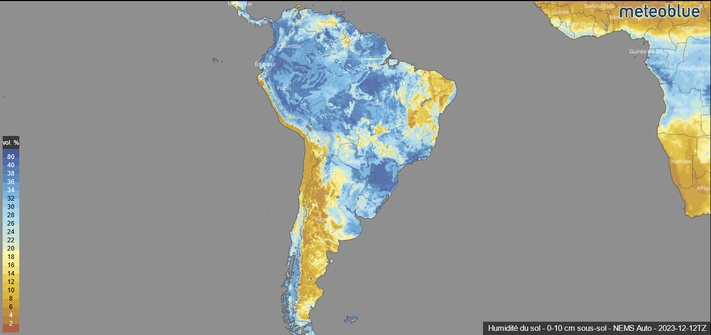
#> input picture data/12-12-23/humidite-sol.jpg, 711 x 335 px, shrunk from 1366 x 643 before the run
$ python main.py
#> lines starting #> are read from the running program, lines starting #| are printed output that depends on the picture; after the words box and inside, x2 and y2 are one past the last pixel; in counts of white or black regions, pixels touching at a corner belong together
#> further down, img_humidite_sol is the input picture: shape (335, 711, 3); mean B, G, R 146.5, 149.8, 147.1
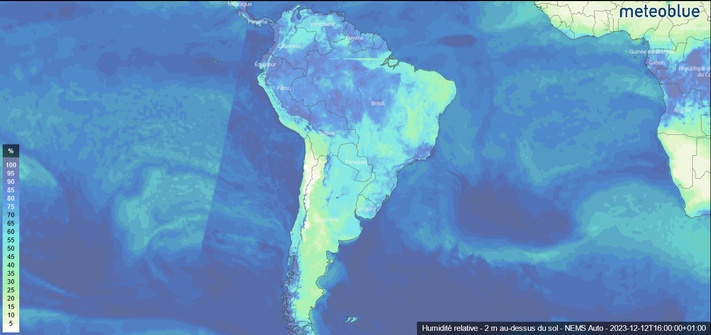
#> input picture data/12-12-23/humidite-relative.jpg, 711 x 335 px, shrunk from 1366 x 643 before the run
#> further down, img_humidite_relative is the input picture: shape (335, 711, 3); mean B, G, R 190.9, 146.4, 96.1
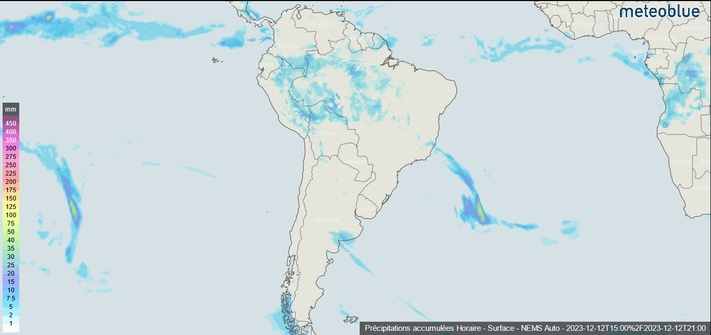
#> input picture data/12-12-23/precipitation.jpg, 711 x 335 px, shrunk from 1366 x 643 before the run
#> further down, img_precipitation is the input picture: shape (335, 711, 3); mean B, G, R 222.4, 219.3, 205.6
### humidite_sol.py
import numpy as np
import cv2

def mask(img):
    ''' Function humidite_sol.mask.

    Detects regions of a picture whose humidity rate is less than 20%.

    Parameters:
        img (array_of_int): Picture from where low humidity rates are extracted.

    Returns:
        OutputArray (array_of_int): Mask of low humidity rates.
    '''
    # Variables declaration
    img_hsv = cv2.cvtColor(img, cv2.COLOR_BGR2HSV)
#> img_hsv: shape (335, 711, 3); mean H, S, V 19.3, 21.4, 155.4
    h_pourcent_max_humidite = 85
    # Colo range of humidity between 0% and 20%
    lower_humidity = (5, 40, 40)
    upper_humidity = (h_pourcent_max_humidite, 255, 255)
    # Mask (to select colors)
    mask = cv2.inRange(img_hsv, lower_humidity, upper_humidity)
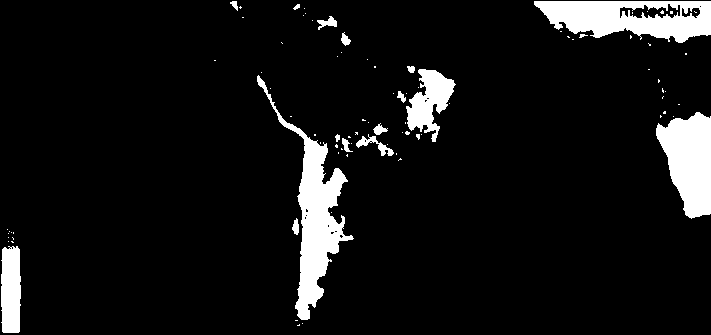
#> mask: shape (335, 711); 8% white; 88 white regions (71 under 20 px), largest, box (x1, y1, x2, y2) and area: (257, 75, 354, 320) 5542, (534, 1, 711, 43) 4931, (656, 112, 711, 219) 4026
    # Opening (to reduce noise)
    kernel = np.ones((3, 3), np.uint8)   # structural element
    opening = cv2.morphologyEx(mask, cv2.MORPH_OPEN, kernel)
#> opening: shape (335, 711); 7.8% white; 29 white regions (8 under 20 px), largest, box (x1, y1, x2, y2) and area: (277, 113, 353, 320) 5348, (534, 1, 711, 43) 4818, (656, 112, 711, 218) 4018
    return opening

# [12 lines left out: function test, not called in this run]

# [2 lines that do not run on import are left out]

### humidite_relative.py
import numpy as np
import cv2

def mask(img):
    ''' Function humidite_relative.mask.

    Detects regions of a picture whose relative humidity rate is less than 50%.

    Parameters:
        img (array_of_int): Picture from where low relative humidity rates are extracted.

    Returns:
        OutputArray (array_of_int): Mask of low relative humidity rates.
    '''
    # Variables declaration
    img_hsv = cv2.cvtColor(img, cv2.COLOR_BGR2HSV)
#> img_hsv: shape (335, 711, 3); mean H, S, V 102, 130.7, 194.1
    h_pourcent_max_relat_humidite = 90
    # Color range of relative humidity between 0% and 50%
    lower_relat_humidity = (0, 0, 0)
    upper_relat_humidity = (h_pourcent_max_relat_humidite, 255, 255)
    # Mask (to select colors)
    mask = cv2.inRange(img_hsv, lower_relat_humidity, upper_relat_humidity)
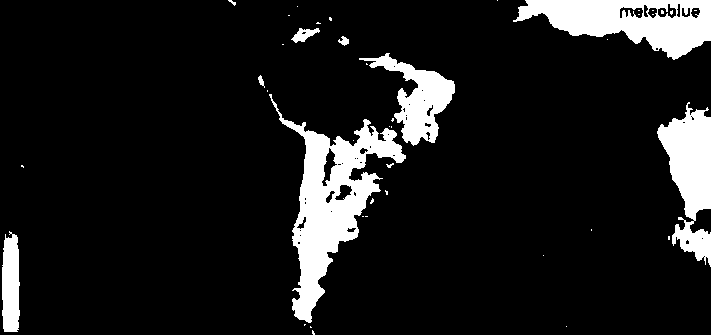
#> mask: shape (335, 711); 11% white; 42 white regions (32 under 20 px), largest, box (x1, y1, x2, y2) and area: (269, 94, 406, 323) 9385, (513, 0, 711, 60) 6556, (657, 102, 711, 267) 4894
    # Opening (to reduce noise)
    kernel = np.ones((3, 3), np.uint8)   # structural element
    opening = cv2.morphologyEx(mask, cv2.MORPH_OPEN, kernel)
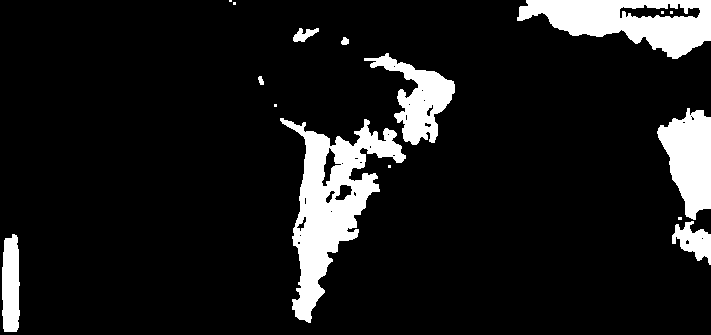
#> opening: shape (335, 711); 10.7% white; 16 white regions (7 under 20 px), largest, box (x1, y1, x2, y2) and area: (280, 118, 406, 323) 9218, (517, 0, 711, 59) 6423, (657, 108, 711, 220) 3903
    return opening

# [12 lines left out: function test, not called in this run]

# [2 lines that do not run on import are left out]

### precipitation.py
import numpy as np
import cv2

def mask(img):
    ''' Function precipitation.mask.

    Detects regions of a picture whose precipitation rate is less than 1mm.

    Parameters:
        img (array_of_int): Picture from where low precipitation rates (< 1mm) are extracted.

    Returns:
        OutputArray (array_of_int): Mask of low precipitation rates.
    '''
    # Variables declaration
    img_hsv= cv2.cvtColor(img, cv2.COLOR_BGR2HSV)
#> img_hsv: shape (335, 711, 3); mean H, S, V 88.4, 24.3, 224.4
    # Color range of precipitation
    lower_prec = (0, 0, 220)
    upper_prec = (50, 50, 255)
    # Mask (to select colors)
    mask = cv2.inRange(img_hsv, lower_prec, upper_prec)
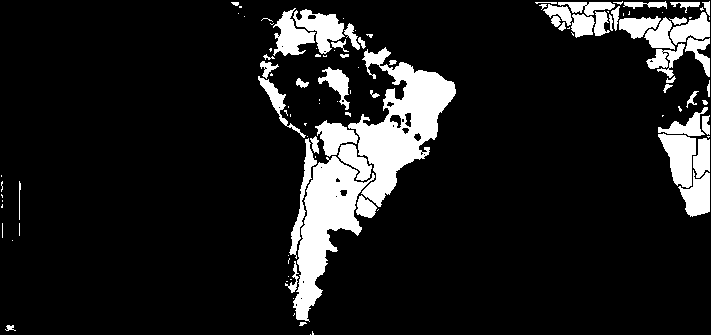
#> mask: shape (335, 711); 11.7% white; 111 white regions (57 under 20 px), largest, box (x1, y1, x2, y2) and area: (348, 47, 456, 207) 6946, (293, 156, 375, 322) 5462, (658, 133, 696, 188) 1284
    # Opening (to reduce noise)
    kernel = np.ones((3, 3), np.uint8)   # structural element
    opening = cv2.morphologyEx(mask, cv2.MORPH_OPEN, kernel)
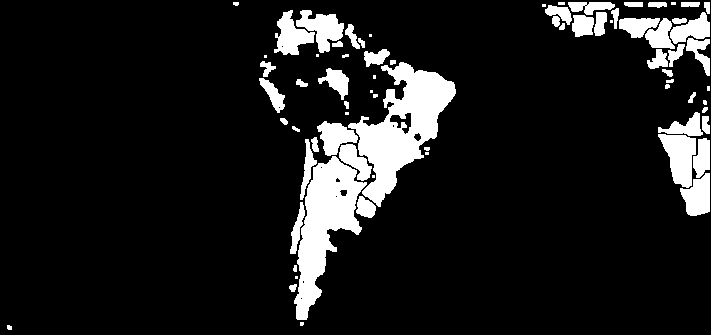
#> opening: shape (335, 711); 11.1% white; 73 white regions (16 under 20 px), largest, box (x1, y1, x2, y2) and area: (348, 62, 456, 207) 6491, (294, 156, 367, 320) 5379, (658, 134, 696, 188) 1280
    return opening

# [12 lines left out: function test, not called in this run]

# [2 lines that do not run on import are left out]

### precipitation_nuage.py
import numpy as np
import cv2

def mask(img):
    ''' Function precipitation-nuage.mask.

    Detects regions of a picture where precipitation are less than 0.5mm.

    Parameters:
        img (array_of_int): Picture from where low precipitation or no precipitation (<0.5mm) are extracted.

    Returns:
        OutputArray (array_of_int): Mask of low precipitation or no precipitation.
    '''
    # Variables declaration
#> (the run stopped early here; a loop or call above may not have finished)
